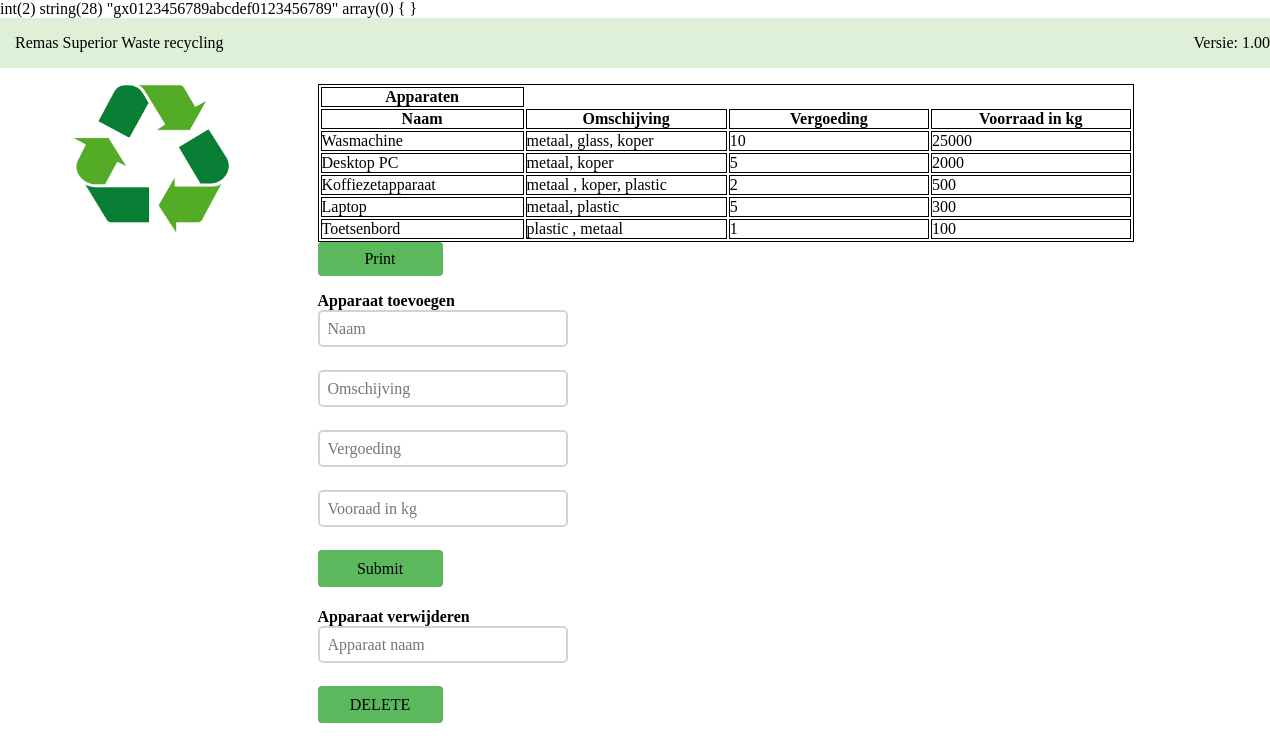
Before: /apparaten.php with the older database file.
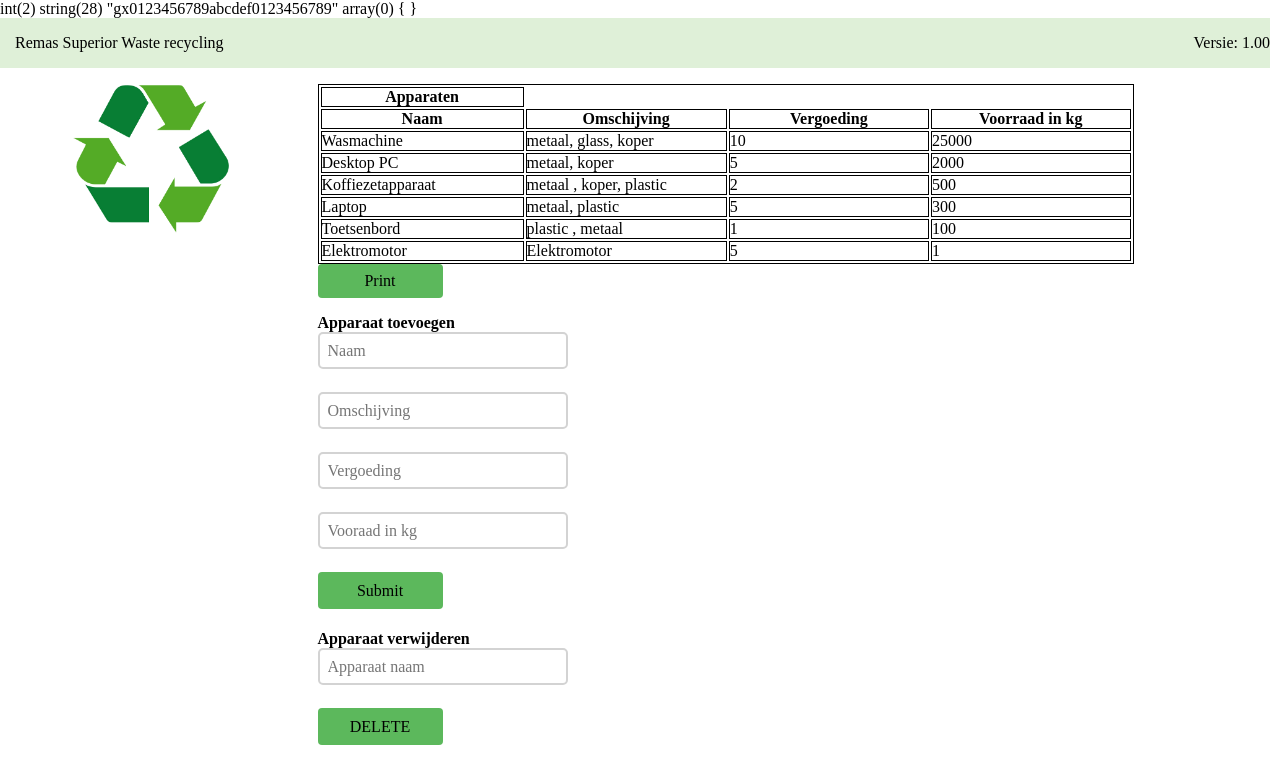
After: the same page with the newer database file.
### tables this page shows
CREATE TABLE `apparaten` (
  `ID` int(11) NOT NULL,
  `naam` varchar(40) NOT NULL,
  `omschijving` varchar(200) NOT NULL,
  `vergoeding` float NOT NULL,
  `gewichtgram` int(11) NOT NULL
);

### includes/functions.php (the view, shortened to what this page needs)
<?php
              function getapparaten(){
                include 'connect.php';
                $stmt = $db->query("SELECT * FROM apparaten");
                $results = $stmt->fetchAll(PDO::FETCH_ASSOC);
                $stmt->execute();
                foreach($stmt as $row){
                    echo '<tr> <td>' .$row['naam'] . '</td>';
                    echo '<td>' . $row['omschijving'] . '</td>' ;
                    echo '<td>' . $row['vergoeding'] . '</td>' ;
                    echo '<td>' .$row['gewichtgram'] . '</td> </tr>';
                }
              }
?>

Changed rows visible on the page:
added apparaten: naam "Elektromotor", omschijving "Elektromotor", vergoeding "5", gewichtgram "1"
